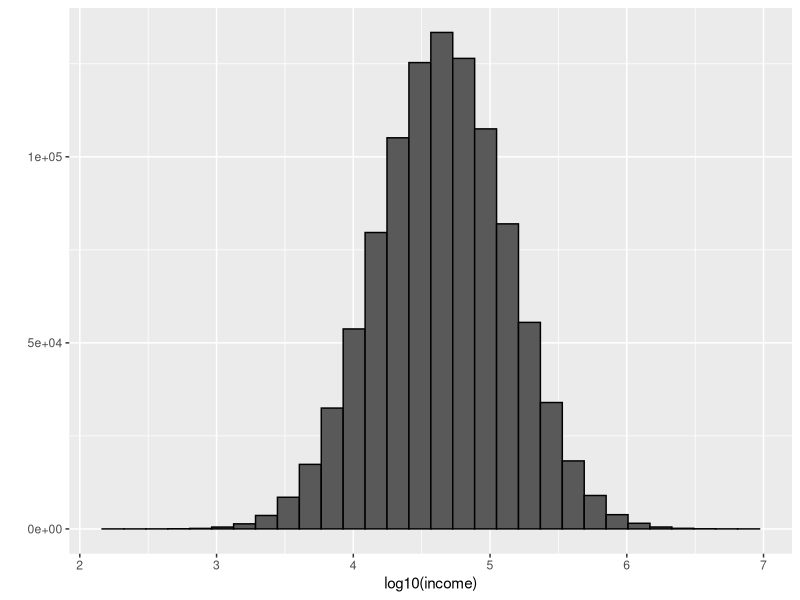

This figure's R source: (Note: a time limit stopped this script after it produced the figure.)
library(tidyverse)

n <- 10^6
income <- 10^(rnorm(n, log10(45000), log10(3)))
qplot(log10(income), bins = 30, color = I("black"))

m <- median(income)
m

set.seed(1, sample.kind="Rounding")
N <- 250
X <- sample(income, N)
M<- median(X)
M

library(gridExtra)
B <- 10^5
M <- replicate(B, {
  X <- sample(income, N)
  median(X)
})
p1 <- qplot(M, bins = 30, color = I("black"))
p2 <- qplot(sample = scale(M)) + geom_abline()
grid.arrange(p1, p2, ncol = 2)

mean(M)
sd(M)

B <- 10^5
M_star <- replicate(B, {
  X_star <- sample(X, N, replace = TRUE)
  median(X_star)
})

tibble(monte_carlo = sort(M), bootstrap = sort(M_star)) %>%
  qplot(monte_carlo, bootstrap, data = .) + 
  geom_abline()

quantile(M, c(0.05, 0.95))
quantile(M_star, c(0.05, 0.95))

median(X) + 1.96 * sd(X) / sqrt(N) * c(-1, 1)

mean(M) + 1.96 * sd(M) * c(-1,1)

mean(M_star) + 1.96 * sd(M_star) * c(-1, 1)
